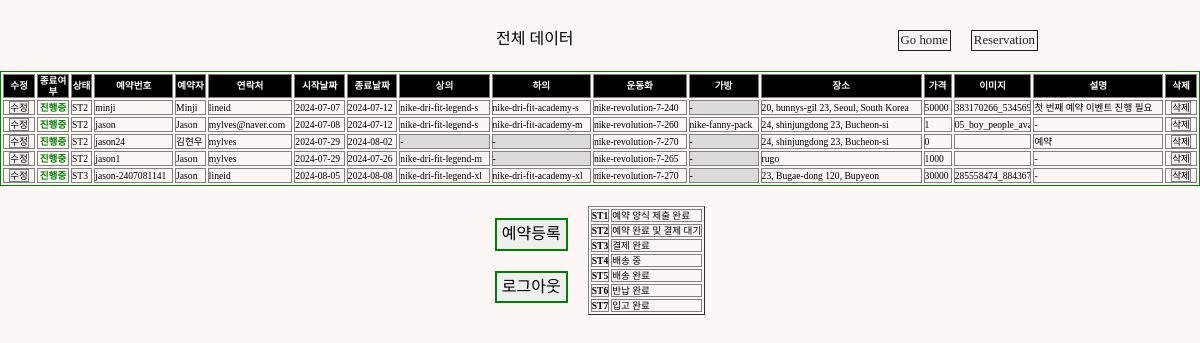
Before: /sterna/data/ (signed in) with the older database file.
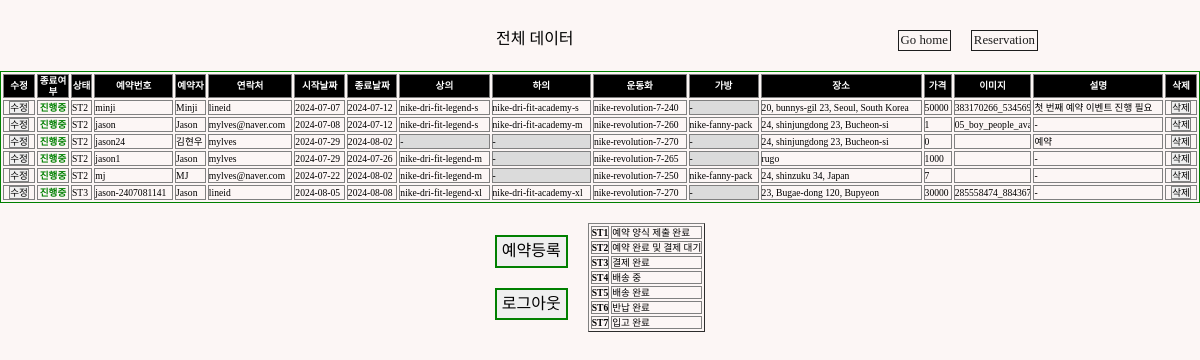
After: the same page with the newer database file.
### reservation/models.py (models this page shows, shortened)
class Reservation(models.Model):
    STATUS_CHOICE = [
        ("ST1", "예약 양식 제출 완료"),
        ("ST2", "예약 완료 및 결제 대기"),
        ("ST3", "결제 완료"),
        ("ST4", "배송 중"),
        ("ST5", "배송 완료"),
        ("ST6", "반납 완료"),
        ("ST7", "입고 완료"),
    ]
    reserv_id = models.CharField(
        max_length=20,
        primary_key=True,
        default="ste-" + datetime.now().strftime("%Y%m%dT%H%M%S"),
    )
    client = models.CharField(max_length=20)
    contact = models.CharField(max_length=50, blank=False)
    start_date = models.DateField()
    start_time = models.TimeField(blank=True, default=timezone.now)
    end_date = models.DateField()
    end_time = models.TimeField(blank=True, default=timezone.now)
    top = models.ForeignKey(
        Item,
        on_delete=models.CASCADE,
        limit_choices_to={"category": "top"},
        related_name="topName",
        blank=True,
        null=True,
    )
    bottom = models.ForeignKey(
        Item,
        on_delete=models.CASCADE,
        limit_choices_to={"category": "bottom"},
        related_name="bottomName",
        blank=True,
        null=True,
    )
    shoes = models.ForeignKey(
        Item,
        on_delete=models.CASCADE,
        limit_choices_to={"category": "shoes"},
        related_name="shoesName",
        blank=True,
        null=True,
    )
    bag = models.ForeignKey(
        Item,
        on_delete=models.CASCADE,
        limit_choices_to={"category": "bag"},
        related_name="bagName",
        blank=True,
        null=True,
    )
    image = models.ImageField(upload_to="", blank=True)
    desc = models.TextField(blank=True, default="-")
    status = models.CharField(
        max_length=3,
        choices=STATUS_CHOICE,
        default="ST1",
    )
    completed = models.BooleanField(default=False)
    cost = models.IntegerField(default=0)
    location = models.CharField(max_length=50, blank=False)
    paypal_link = models.CharField(max_length=50, blank=False, default="free")

class Item(models.Model):
    CATEGORY = [
        ("shoes", "Shoes"),
        ("top", "Top"),
        ("bottom", "Bottom"),
        ("bag", "Bag & Pouch"),
        ("etc", "ETC"),
    ]
    SIZE = [
        ("Others", "free"),
        (
            "shoes",
            (
                ("220", "220mm"),
                ("225", "225mm"),
                ("230", "230mm"),
                ("235", "235mm"),
                ("240", "240mm"),
                ("245", "245mm"),
                ("250", "250mm"),
                ("255", "255mm"),
                ("260", "260mm"),
                ("265", "265mm"),
                ("270", "270mm"),
                ("275", "275mm"),
                ("280", "280mm"),
                ("285", "285mm"),
                ("290", "290mm"),
                ("295", "295mm"),
                ("300", "300mm"),
            ),
        ),
        (
            "top",
            (
                ("XS", "XS"),
                ("S", "S"),
                ("M", "M"),
                ("L", "L"),
                ("XL", "XL"),
                ("XXL", "XXL"),
            ),
        ),
        (
            "bottom",
            (
                ("XS", "XS"),
                ("S", "S"),
                ("M", "M"),
                ("L", "L"),
                ("XL", "XL"),
                ("XXL", "XXL"),
            ),
        ),
    ]
    GENDER = {("M", "Male"), ("F", "Female"), ("E", "NO Gender")}
    category = models.CharField(max_length=10, choices=CATEGORY)
    gender = models.CharField(max_length=1, blank=True, choices=GENDER)
    name = models.CharField(max_length=20, blank=True)
    model_num = models.CharField(primary_key=True, max_length=50, blank=True)
    size = models.CharField(max_length=10, blank=True, choices=SIZE)
    amount = models.IntegerField(default=0, blank=True)
    link = models.URLField(blank=True)
    def __str__(self):
        return self.model_num

### reservation/views.py (the view)
# urls.py: path("sterna/data/", views.data, name="data"),
@login_required(login_url="users:login")
def data(request):
    reservation = Reservation.objects.all().order_by("status")
    context = {"reservation": reservation}
    return render(request, "admin/data.html", context)

### templates/admin/data.html (shortened to what the changed rows need)
{% load static %}
<!DOCTYPE html>
<html lang="en">
  <head>
    <link rel="stylesheet" type="text/css" href="{% static 'css/sterna.css' %}"/>
    <link rel="stylesheet" type="text/css" href="{% static 'css/normalize.css' %}"/>
    <link href="https://cdnjs.cloudflare.com/ajax/libs/bootstrap-datetimepicker/3.0.0/css/bootstrap-datetimepicker.min.css" rel="stylesheet"/>
  </head>
  <body>
    {% if user.is_staff %}
      <div>
        <table border="1px solid black" bordercolor="green" style="font-size:0.6rem; width:100%;">
          <tr style="background-color:black; color:white;">
            <th scope="col" style="width:30px; text-align:center">수정</th>
            <th scope="col" style="width:30px; text-align:center">종료여부</th>
            <th scope="col">상태</th>
            <th scope="col">예약번호</th>
            <th scope="col">예약자</th>
            <th scope="col">연락처</th>
            <th scope="col">시작날짜</th>
            <th scope="col">종료날짜</th>
            <th scope="col">상의</th>
            <th scope="col">하의</th>
            <th scope="col">운동화</th>
            <th scope="col">가방</th>
            <th scope="col">장소</th>
            <th scope="col">가격</th>
            <th scope="col" style="max-width:70px; text-align:center">이미지</th>
            <th scope="col">설명</th>
            <th scop="com">삭제</th>
          </tr>
          {% for data in reservation %}
            <tr>
              <td style="width:30px; text-align:center">
                <a href="{% url "reservation:update" data.pk %}">
                  <button>수정</button>
                </a>
              </td>
              {% if data.completed == True %}
                <td style="color:white; font-weight:bold; background-color:grey; text-align:center;">완료</td>
              {% else %}
                <td style="color:green; font-weight:bold; text-align:center;">진행중</td>
              {% endif %}
              <td>{{data.status}}</td>
              <td>{{data.reserv_id}}</td>
              <td>{{data.client}}</td>
              <td>{{data.contact}}</td>
              <td>{{data.start_date | date:"Y-m-d"}}</td>
              <td>{{data.end_date | date:"Y-m-d"}}</td>
              {% if data.top.name == None %}
                <td style='background-color:#DBDBDB;'>-</td>
              {% else %}
                <td>{{data.top}}</td>
              {% endif %}
              {% if data.bottom.name == None %}
                <td style='background-color:#DBDBDB;'>-</td>
              {% else %}
                <td>{{data.bottom}}</td>
              {% endif %}
              {% if data.shoes.name == None %}
                <td style='background-color:#DBDBDB;'>-</td>
              {% else %}
                <td>{{data.shoes}}</td>
              {% endif %}
              {% if data.bag.name == None %}
                <td style='background-color:#DBDBDB;'>-</td>
              {% else %}
                <td>{{data.bag}}</td>
              {% endif %}
              <td>{{data.location}}</td>
              <td>{{data.cost}}</td>
              <td style="max-width:70px; overflow:hidden;">{{data.image}}</td>
              <td>{{data.desc}}</td>
              <td style="width:30px; text-align:center">
                <div class="del-button">
                  <a href="{% url "reservation:delpage" data.pk %}">
                    <button>삭제</button>
                  </a>
                </div>
              </td>
            </tr>
          {% endfor %}
        </table>
        <div class="flex-row">
          <table style="margin:20px 0 0 20px;" border="1">
            <tr style='font-weight:normal; font-size:0.6rem;'>
              <th>ST1</th>
            </tr>
            <tr style='font-weight:normal; font-size:0.6rem;'>
              <th>ST2</th>
            </tr>
            <tr style='font-weight:normal; font-size:0.6rem;'>
              <th>ST3</th>
            </tr>
            <tr style='font-weight:normal; font-size:0.6rem;'>
              <th>ST4</th>
            </tr>
            <tr style='font-weight:normal; font-size:0.6rem;'>
              <th>ST5</th>
            </tr>
            <tr style='font-weight:normal; font-size:0.6rem;'>
              <th>ST6</th>
            </tr>
            <tr style='font-weight:normal; font-size:0.6rem;'>
              <th>ST7</th>
            </tr>
          </table>
        </div>
      </div>
    {% else %}
      <p class='tocenter' style='margin-top:30px; font-weight:bold; color:blue; font-size:2rem;'>관리자만 열람 가능</p>
    {% endif %}
  </body>
</html>

Changed rows visible on the page:
added Reservation: completed "진행중", status "ST2", reserv_id "mj", client "MJ", contact "mylves@naver.com", start_date "2024-07-22", end_date "2024-08-02", top "nike-dri-fit-legend-m", shoes "nike-revolution-7-250", bag "nike-fanny-pack", location "24, shinzuku 34, Japan", cost "7", desc "-"
